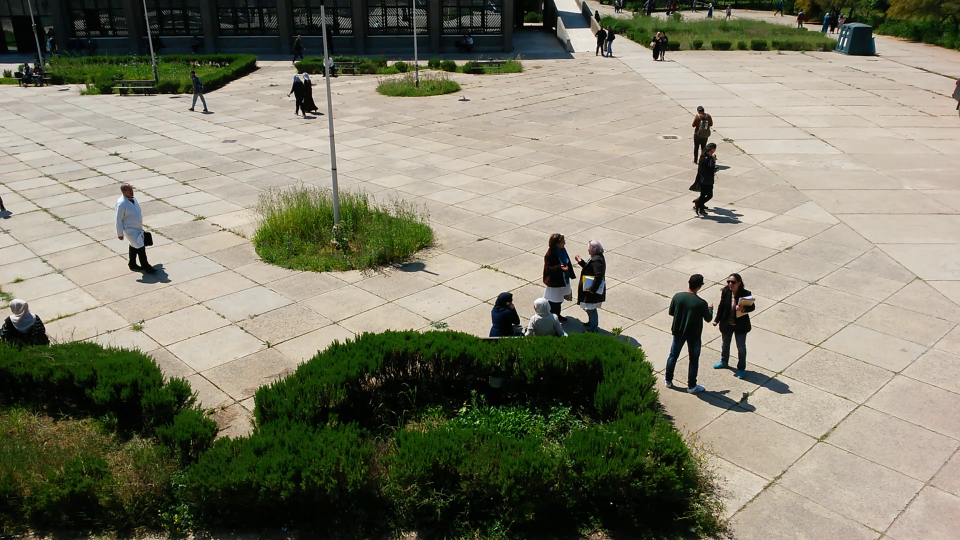
#> input picture image072.png, 1920 x 1080 px (shown at 1/2 size)
$ python dichotomicSearch.py
#> lines starting #> are read from the running program, lines starting #| are printed output that depends on the picture; pictures that were not available may be replaced by others from this repository, and a replacement may not be noted
import random
import sys
from PIL import Image
import cv2
import numpy as np
from math import inf
import time

# DECLARATIONS  #

img72 = cv2.imread('image072.png')
#> img72 is the input picture: shape (1080, 1920, 3); mean B, G, R 107.6, 126.5, 128.1
img72_padding = cv2.imread('image072_padding.png')  #READ IMAGES
img92 = cv2.imread('image092.png')
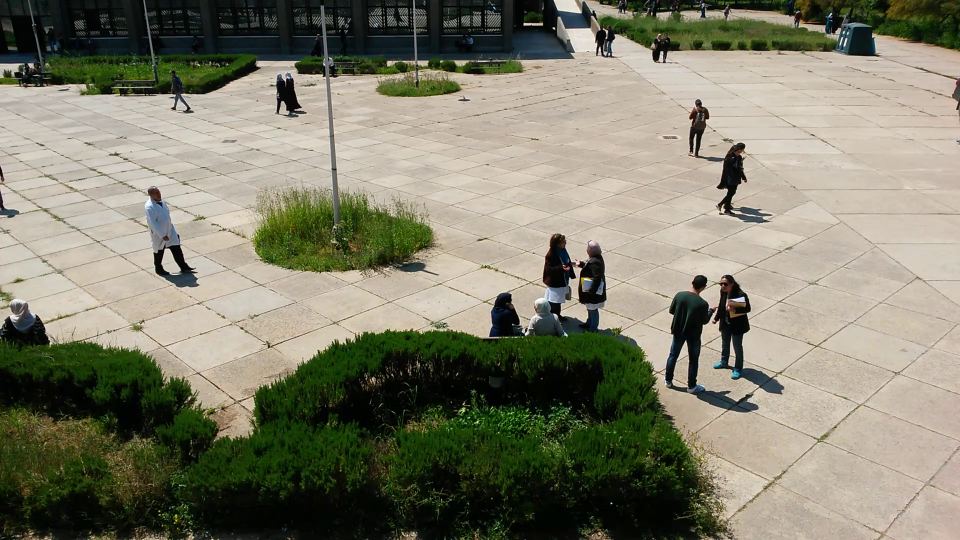
#> input picture image092.png, 1920 x 1080 px (shown at 1/2 size)
#> img92 is the input picture: shape (1080, 1920, 3); mean B, G, R 107.8, 126.5, 128.2

height, width, channels = img72.shape
#> height = 1080; width = 1920; channels = 3

# POUR GRAY IMAGES

newGrayImg72 = cv2.cvtColor(img72_padding, cv2.COLOR_RGB2YCrCb)[:, :, 0]
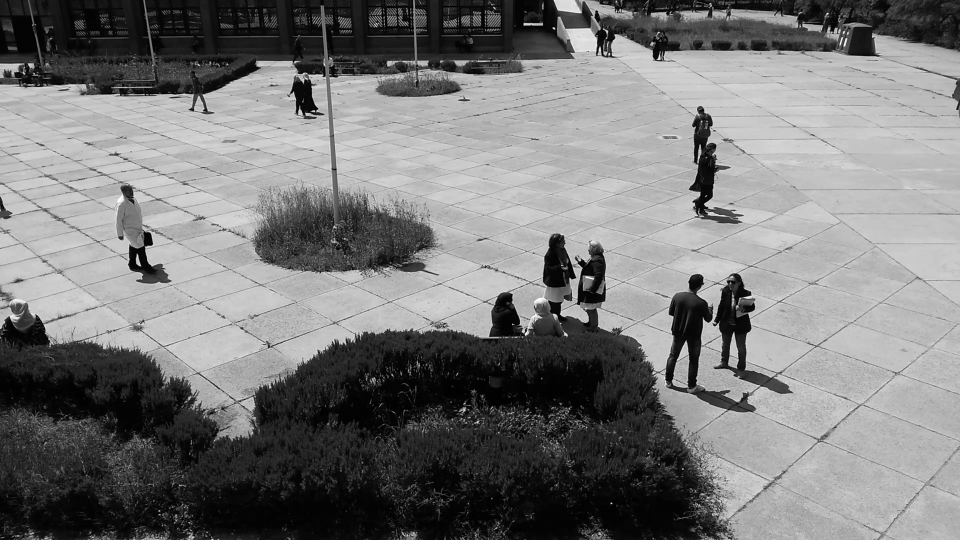
#> newGrayImg72: shape (1080, 1920) (shown at 1/2 size); min 0, max 255, mean 121
grayImg72 = cv2.cvtColor(img72, cv2.COLOR_RGB2YCrCb)[:, :, 0]      #converts the input image from the RGB color space to the YCrCb color space.
grayImg92 = cv2.cvtColor(img92, cv2.COLOR_RGB2YCrCb)[:, :, 0]
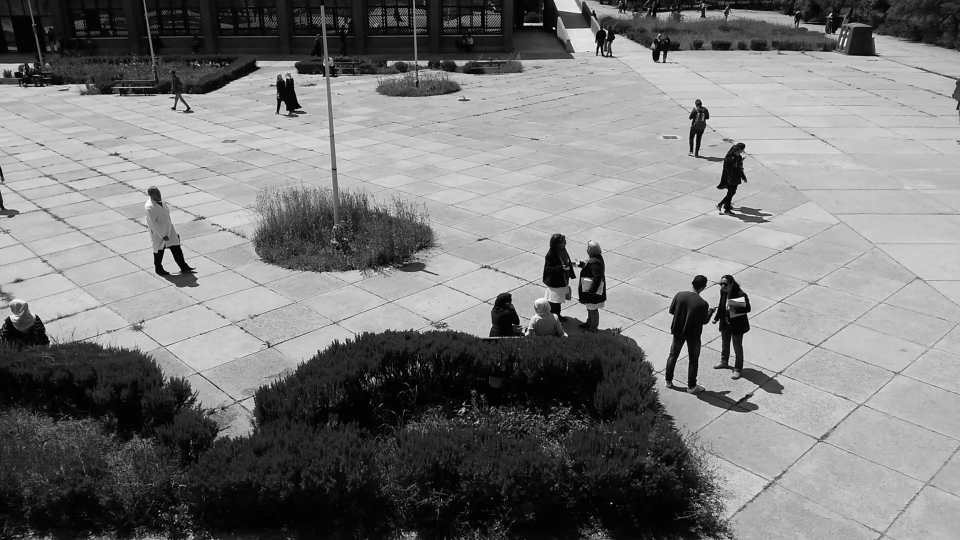
#> grayImg92: shape (1080, 1920) (shown at 1/2 size); min 0, max 255, mean 121.2


#DEBUT#

Nv_Image = np.zeros((height, width), dtype=np.uint8) #pour les entiers de 8 bits

boxSize = 16
blocks92 = []
blocks72 = []


# LES FONCTIONS DE CALCUL #

#FONCTION DE CALCUL MSE

def MSE(bloc1, bloc2):
    block1, block2 = np.array(bloc1), np.array(bloc2)
#> (the run stopped early here; a loop or call above may not have finished)
